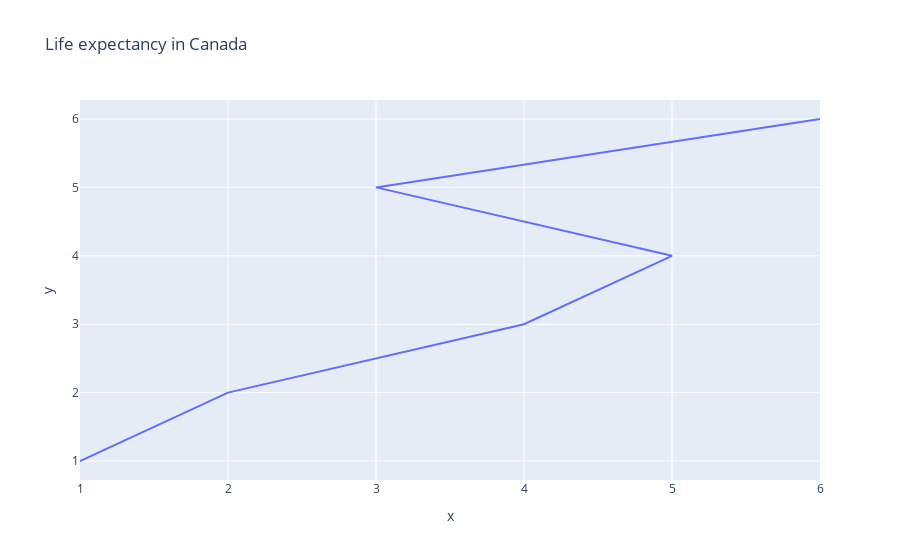

Notebook source saved alongside this figure:
### Markdown cell above
Wykres Liniowy

### Code cell
fig = px.line(x=[1,2,4,5,3,6],y=[1,2,3,4,5,6], title='Life expectancy in Canada')
fig.show()

### Figure 1 — Plotly figure (JSON) as saved in the notebook; plotly's stock layout.template omitted (floating-point values rounded to 4 significant figures)
{"data": [{"hovertemplate": "x=%{x}<br>y=%{y}<extra></extra>", "legendgroup": "", "line": {"color": "#636efa", "dash": "solid"}, "marker": {"symbol": "circle"}, "mode": "lines", "name": "", "orientation": "v", "showlegend": false, "type": "scatter", "x": [1, 2, 4, 5, 3, 6], "xaxis": "x", "y": [1, 2, 3, 4, 5, 6], "yaxis": "y"}], "layout": {"legend": {"tracegroupgap": 0}, "title": {"text": "Life expectancy in Canada"}, "xaxis": {"anchor": "y", "domain": [0, 1], "title": {"text": "x"}}, "yaxis": {"anchor": "x", "domain": [0, 1], "title": {"text": "y"}}}}
